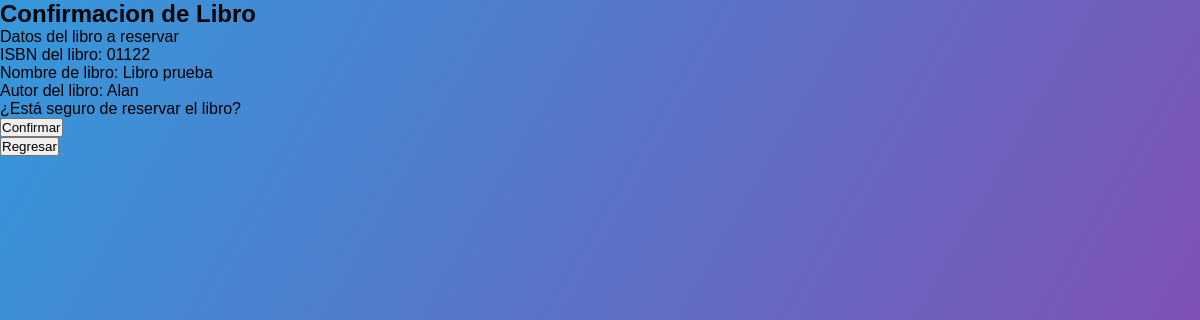
The page /ReservaLibro.php?idlibro=01122 on the database as committed earlier.
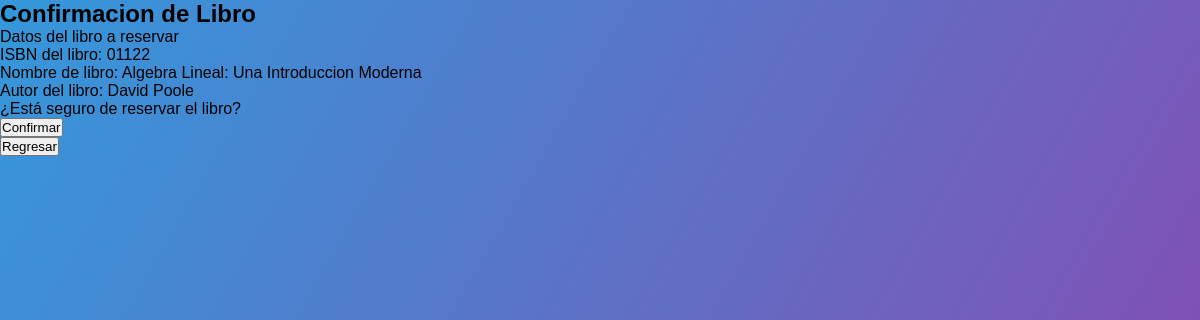
The same page on the database as committed later.
### tables this page shows
CREATE TABLE `libro` (
  `ID_ISBN` varchar(5) NOT NULL,
  `Titulo` varchar(75) NOT NULL,
  `Autor` varchar(50) NOT NULL,
  `EnPrestamo` tinyint(1) NOT NULL
);

### ReservaLibro.php (the view, shortened to what this page needs)
<?php
include 'conexion.php';
$link = mysqli_connect($host, $user, $pass) or die("No puede conectarse");
mysqli_select_db($link, $dbname) or die("No se puede seleccionar la base de datos");
$idlibro = $_REQUEST['idlibro'];
$query = "Select * From libro Where Id_ISBN = '$idlibro'";
$result = mysqli_query($link, $query) or die(mysqli_error($link));
$row = mysqli_fetch_array($result);
?>
<!DOCTYPE html>
<html>
    <head>
        <link rel="stylesheet" href="style.css">
    </head>
    <body>
        <h2>Confirmacion de Libro</h2>
        <form action="LibroConfirmado.php" method="post">
            <p>Datos del libro a reservar</p>
			<p>ISBN del libro: <?php echo $row['ID_ISBN'];?></p>
			<p>Nombre de libro: <?php echo $row['Titulo'];?></p>
			<p>Autor del libro: <?php echo $row['Autor'];?></p>
			<p>¿Está seguro de reservar el libro?</p>
            <input type="Submit" value="Confirmar"/>
        </form>
        <form action="PanelUsuario.php" method="post">
            <input type="submit" value="Regresar"/>
        </form>
    </body>
</html>

### style.css (style rules this page uses)
* { margin: 0; padding: 0; text-decoration: none; font-family: 'Montserrat', sans-serif; box-sizing: border-box; }
body { min-height: 100vh; background-image: linear-gradient(120deg,#3498db,#8e44ad); }

Rows that differ between the two databases and show on the page:
changed libro id 01122: Titulo "Libro prueba" → "Algebra Lineal: Una Introduccion Moderna"; Autor "Alan" → "David Poole"
